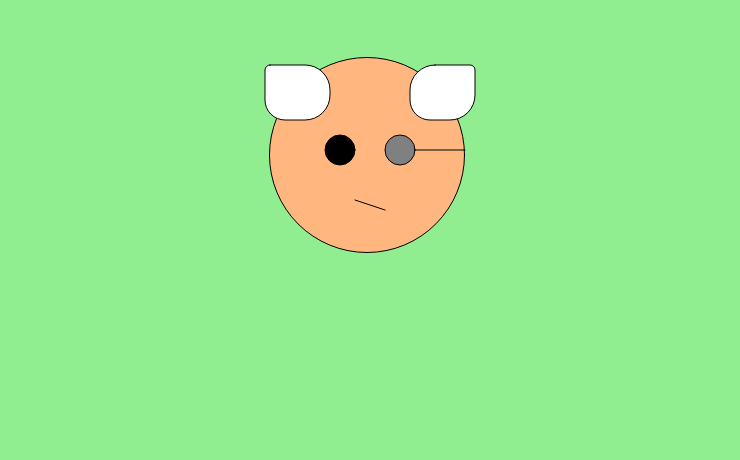
Frame 1 (no input)
Frame 60 (no input): identical to frame 1, image omitted
Frame 120 (the mouse pressed at the canvas centre since frame 60): identical to frame 1, image omitted

The p5.js sketch that drew this single still picture (run headless with seeded random() and noise() and a simulated clock; from frame 60 on, the mouse is pressed at the canvas centre):

// p5.js sketch
// ── sketch.js

function setup() {
	createCanvas(740, 460);
}
function draw() {
	background('lightgreen');
    
    fill(255, 183, 127);
	ellipse(367, 155, 195, 195);
    
    fill('grey');
	circle(400, 150, 30);
	fill(0);
	circle(340, 150, 30);

    fill('white')	
	rect(410, 65, 65, 55, 25, 5, 25, 20);
	fill('white')
	rect(265, 65, 65, 55, 5, 25, 25, 20);
      
	line(355, 200, 385, 210);
	line(415, 150, 465, 150);

}
